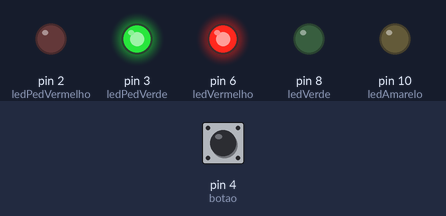
Bench run of a sketch on a simulated Arduino Uno, built with avr-gcc and run on an emulated ATmega328P. Parts: output pins drawn as LEDs (lit = HIGH). Dashed ring = blinking. The inputs (shaded band) are chosen by the test bench; at power-on: pin 4 (botao) LOW.

Above: at 1.2 s.
1.3 s: pin 4 (botao) pulled HIGH for 0.15 s
At 2.6 s:
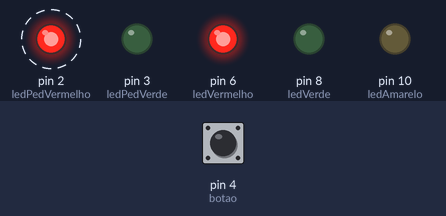
4.3 s: pin 4 (botao) pulled HIGH for 1 s
At 4.9 s:
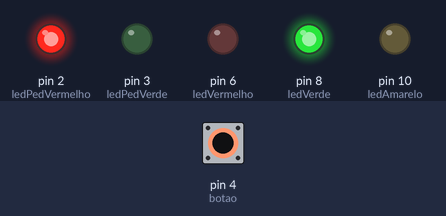
6.8 s: pin 4 (botao) pulled HIGH for 0.15 s
At 8.0 s:
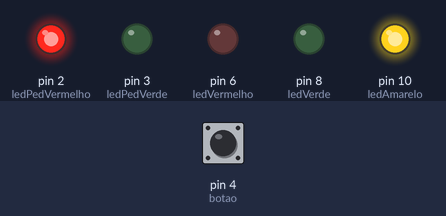
8.4 s: pin 4 (botao) pulled HIGH for 3.2 s
At 9.4 s:
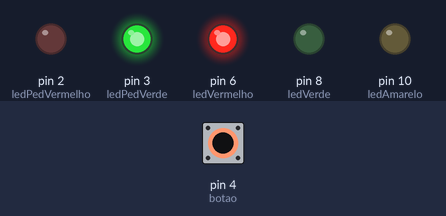
Timing chart, 0 to 11.4 s (numbered marks = the images above; inputs shaded):
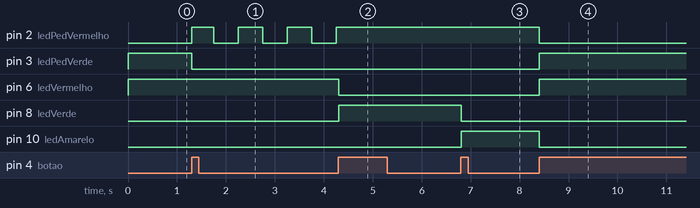

Measured:
- after the input at 1.3 s, pin 2 (ledPedVermelho): alternates HIGH for 0.50 s and LOW for 0.50 s, starting at once; pin 3 (ledPedVerde): HIGH → LOW at once
- after the input at 4.3 s, pin 2 (ledPedVermelho): stops changing and stays HIGH; pin 6 (ledVermelho): HIGH → LOW at once; pin 8 (ledVerde): LOW → HIGH at once
- after the input at 6.8 s, pin 8 (ledVerde): HIGH → LOW at once; pin 10 (ledAmarelo): LOW → HIGH at once
- after the input at 8.4 s, pin 2 (ledPedVermelho), pin 10 (ledAmarelo): HIGH → LOW at once; pin 3 (ledPedVerde), pin 6 (ledVermelho): LOW → HIGH at once

The sketch:

semaforo1.ino
```cpp
int ledVermelho = 6;
int ledAmarelo = 10;
int ledVerde = 8;

int ledPedVermelho = 2;
int ledPedVerde = 3;

int botao = 4;

int estadoBotao;
int faseSemaforo;
int estadoAnteriorBotao;

int tempoPisca;
int estadoPisca;

void setup() {
  // put your setup code here, to run once:
  pinMode(ledVermelho, OUTPUT);
  pinMode(ledAmarelo, OUTPUT);
  pinMode(ledVerde, OUTPUT);

  pinMode(ledPedVermelho, OUTPUT);
  pinMode(ledPedVerde, OUTPUT);

  pinMode(botao, INPUT);

  faseSemaforo = 1;

  estadoAnteriorBotao = digitalRead(botao);

  tempoPisca = 0;
  estadoPisca = HIGH;
}

void loop() {
  // put your main code here, to run repeatedly:
   estadoBotao = digitalRead(botao);

  // Alterar ao soltar o botão (estadoBotao == LOW) && (estadoAnteriorBotao == HIGH))
  if ((estadoBotao == HIGH) && (estadoAnteriorBotao == LOW)) {
    if(faseSemaforo < 4){
      faseSemaforo = faseSemaforo + 1;
    } else {
      faseSemaforo = 1;
    }
  }

  estadoAnteriorBotao = estadoBotao;

  if (faseSemaforo == 1){ //SEMAFORO VERMELHO LIGADO
    digitalWrite(ledVermelho, HIGH);
    digitalWrite(ledAmarelo, LOW);
    digitalWrite(ledVerde, LOW);

    digitalWrite(ledPedVermelho, LOW);
    digitalWrite(ledPedVerde, HIGH);

  }

  if (faseSemaforo == 2){ //SEMAFORO VERMELHO PEDESTRE PISCANDO
      digitalWrite(ledVermelho, HIGH);
      digitalWrite(ledAmarelo, LOW);
      digitalWrite(ledVerde, LOW);

      tempoPisca = tempoPisca + 1;

      if (tempoPisca == 10){
        estadoPisca = !estadoPisca;
        tempoPisca = 0;
      }

      digitalWrite(ledPedVermelho, estadoPisca);
      digitalWrite(ledPedVerde, LOW);
    }

  if (faseSemaforo == 3){ //SEMAFORO VERDE LIGADO
    digitalWrite(ledVermelho, LOW);
    digitalWrite(ledAmarelo, LOW);
    digitalWrite(ledVerde, HIGH);

    digitalWrite(ledPedVermelho, HIGH);
    digitalWrite(ledPedVerde, LOW);
  }

  if (faseSemaforo == 4){ //SEMAFORO AMARELO LIGADO
      digitalWrite(ledVermelho, LOW);
      digitalWrite(ledAmarelo, HIGH);
      digitalWrite(ledVerde, LOW);

      digitalWrite(ledPedVermelho, HIGH);
      digitalWrite(ledPedVerde, LOW);
    }

  delay(50);
}
```
